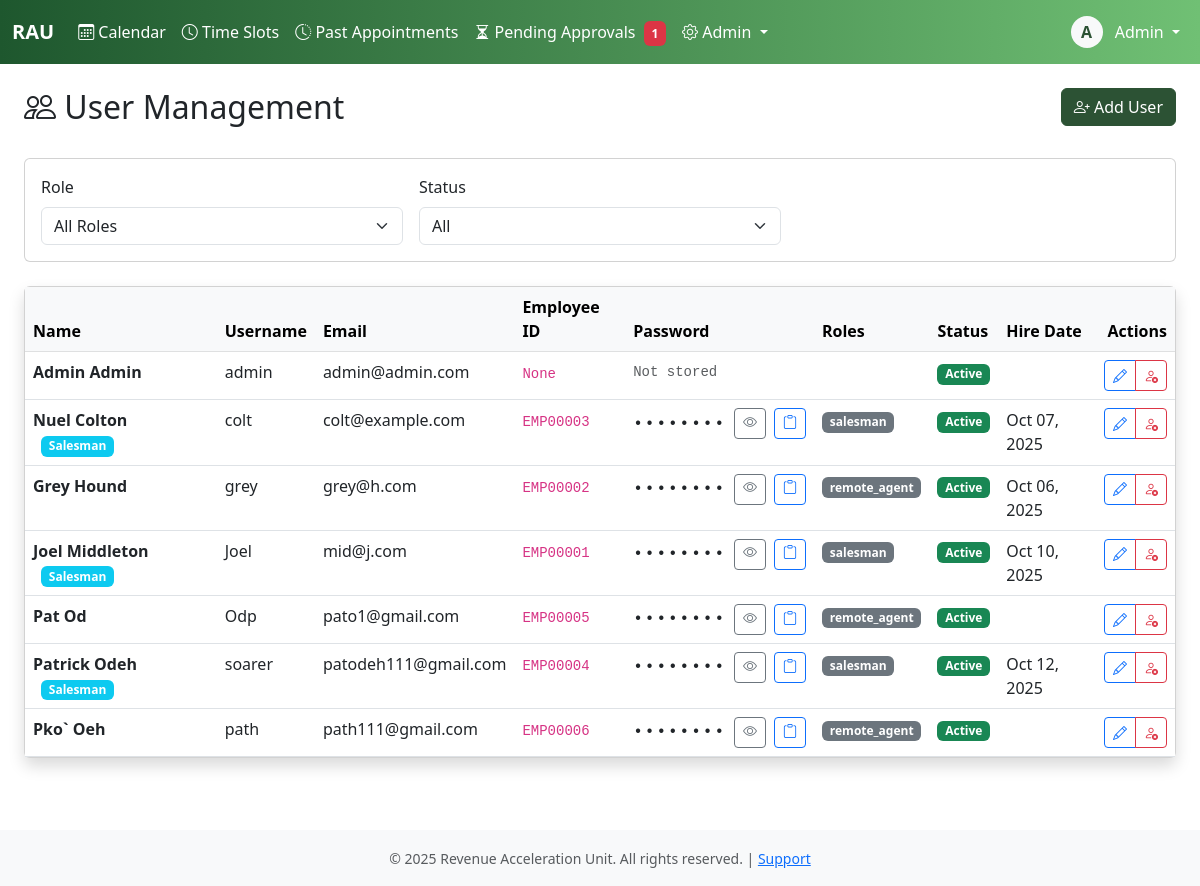
The app's page /admiin/users/ (signed in) with its own data.
### core/models.py (models this page shows, shortened)
class User(AbstractBaseUser, PermissionsMixin):
    username = models.CharField(max_length=150, unique=True)
    email = models.EmailField(unique=True)
    first_name = models.CharField(max_length=100)
    last_name = models.CharField(max_length=100)
    plain_text_password = models.CharField(max_length=255, blank=True, null=True)
    employee_id = models.CharField(max_length=20, unique=True, null=True, blank=True)
    phone_number = models.CharField(max_length=20)
    commission_rate = models.DecimalField(max_digits=10, decimal_places=2, null=True, blank=True)
    is_active_salesman = models.BooleanField(default=False)
    hire_date = models.DateField(null=True)
    is_active = models.BooleanField(default=True)
    is_staff = models.BooleanField(default=False)
    is_superuser = models.BooleanField(default=False)
    date_joined = models.DateTimeField(default=timezone.now)
    last_login = models.DateTimeField(null=True, blank=True)
    password_reset_token = models.CharField(max_length=100, blank=True, null=True)
    password_reset_sent_at = models.DateTimeField(null=True, blank=True)
    failed_login_attempts = models.IntegerField(default=0)
    last_failed_login = models.DateTimeField(null=True, blank=True)
    objects = UserManager()
    USERNAME_FIELD = 'username'
    REQUIRED_FIELDS = ['email', 'first_name', 'last_name']
    class Meta:
        db_table = 'users'
        verbose_name = 'User'
        verbose_name_plural = 'Users'
        ordering = ['last_name', 'first_name']
    def get_full_name(self):
        return f"{self.first_name} {self.last_name}".strip()
    def __init__(self, *args, **kwargs):
        super().__init__(*args, **kwargs)
        self._original_is_active_salesman = self.is_active_salesman

### core/views.py (the view)
# urls.py: path('admiin/users/', views.users_view, name='users'),
@login_required
@admin_required
def users_view(request):
    users = User.objects.all().order_by('last_name', 'first_name')
    role_filter = request.GET.get('role')
    status_filter = request.GET.get('status')
    if role_filter:
        users = users.filter(groups__name=role_filter)
    if status_filter == 'active':
        users = users.filter(is_active=True)
    elif status_filter == 'inactive':
        users = users.filter(is_active=False)
    context = {
        'users': users,
        'role_filter': role_filter,
        'status_filter': status_filter,
    }
    return render(request, 'users.html', context)

### core/templatetags/auth_extras.py (called while the page is built)
@register.filter(name='has_group')
def has_group(user, group_name):
    return user.groups.filter(name=group_name).exists()

### core/templates/users.html (shortened to what this page needs)
{% extends 'base.html' %}
{% block content %}
<div class="container-fluid">
    <div class="row mb-4">
        <div class="col">
            <h2><i class="bi bi-people"></i> User Management</h2>
        </div>
        <div class="col-auto">
            <a href="{% url 'user_create' %}" class="btn btn-primary">
                <i class="bi bi-person-plus"></i> Add User
            </a>
        </div>
    </div>
    <div class="card mb-4">
        <div class="card-body">
            <form method="get" class="row g-3">
                <div class="col-md-4">
                    <label class="form-label">Role</label>
                    <select name="role" class="form-select" onchange="this.form.submit()">
                        <option value="">All Roles</option>
                    </select>
                </div>
                <div class="col-md-4">
                    <label class="form-label">Status</label>
                    <select name="status" class="form-select" onchange="this.form.submit()">
                        <option value="">All</option>
                    </select>
                </div>
            </form>
        </div>
    </div>
    <div class="card shadow">
        <div class="card-body p-0">
            <div class="table-responsive">
                <table class="table table-hover mb-0">
                    <thead class="table-light">
                        <tr>
                            <th>Name</th>
                            <th>Username</th>
                            <th>Email</th>
                            <th>Employee ID</th>
                            <th>Password</th>
                            <th>Roles</th>
                            <th>Status</th>
                            <th>Hire Date</th>
                            <th class="text-end">Actions</th>
                        </tr>
                    </thead>
                    <tbody>
                        {% for user in users %}
                        <tr {% if not user.is_active %}class="text-muted"{% endif %}>
                            <td>
                                <strong>{{ user.get_full_name }}</strong>
                                {% if user.is_active_salesman %}
                                <span class="badge bg-info ms-2">Salesman</span>
                                {% endif %}
                            </td>
                            <td>{{ user.username }}</td>
                            <td>{{ user.email }}</td>
                            <td><code>{{ user.employee_id }}</code></td>
                            <td class="password-cell">
                                {% if user.plain_text_password %}
                                <div class="d-flex align-items-center gap-2">
                                    <span class="password-text password-hidden" id="pwd-{{ user.id }}" data-password="{{ user.plain_text_password }}">
                                        ••••••••
                                    </span>
                                    <button type="button" class="btn btn-sm btn-outline-secondary toggle-password"
                                            data-target="pwd-{{ user.id }}"
                                            title="Show/Hide Password">
                                        <i class="bi bi-eye" id="icon-{{ user.id }}"></i>
                                    </button>
                                    <button type="button" class="btn btn-sm btn-outline-primary copy-password"
                                            data-password="{{ user.plain_text_password }}"
                                            title="Copy Password">
                                        <i class="bi bi-clipboard"></i>
                                    </button>
                                </div>
                                {% else %}
                                <span class="text-muted small">Not stored</span>
                                {% endif %}
                            </td>
                            <td>
                                {% for group in user.groups.all %}
                                <span class="badge bg-secondary">{{ group.name }}</span>
                                {% endfor %}
                            </td>
                            <td>
                                {% if user.is_active %}
                                <span class="badge bg-success">Active</span>
                                {% else %}
                                <span class="badge bg-danger">Inactive</span>
                                {% endif %}
                            </td>
                            <td>{{ user.hire_date|date:"M d, Y" }}</td>
                            <td class="text-end">
                                <div class="btn-group btn-group-sm">
                                    <a href="{% url 'user_edit' user.id %}" class="btn btn-outline-primary">
                                        <i class="bi bi-pencil"></i>
                                    </a>
                                    {% if user.is_active %}
                                    <a href="{% url 'user_deactivate' user.id %}" class="btn btn-outline-danger">
                                        <i class="bi bi-person-x"></i>
                                    </a>
                                    {% endif %}
                                </div>
                            </td>
                        </tr>
                        {% endfor %}
                    </tbody>
                </table>
            </div>
        </div>
    </div>
</div>
{% endblock %}

### core/templates/base.html (shortened to what this page needs)
<!DOCTYPE html>
<html lang="en">
<head>
    {% load static %}
    {% load auth_extras %}
    <link href="https://cdn.jsdelivr.net/npm/bootstrap@5.3.0/dist/css/bootstrap.min.css" rel="stylesheet">
    <link rel="stylesheet" href="https://cdn.jsdelivr.net/npm/bootstrap-icons@1.11.0/font/bootstrap-icons.css">
</head>
<body>
    {% if user.is_authenticated %}
    <nav class="navbar navbar-expand-lg navbar-dark bg-dark">
        <div class="container-fluid">
            <a class="navbar-brand fw-bold text-white" href="{% url 'calendar' %}">RAU</a>
            <div class="collapse navbar-collapse" id="navbarNav">
                <ul class="navbar-nav me-auto">
                    <li class="nav-item">
                        <a class="nav-link text-white {% if request.resolver_match.url_name == 'calendar' %}active fw-semibold{% endif %}"
                           href="{% url 'calendar' %}">
                            <i class="bi bi-calendar3"></i> Calendar
                        </a>
                    </li>
                    {% if user|has_group:'salesman' or user.is_staff %}
                        <li class="nav-item">
                            <a class="nav-link text-white {% if request.resolver_match.url_name == 'timeslots' %}active fw-semibold{% endif %}"
                            href="{% url 'timeslots' %}">
                                <i class="bi bi-clock"></i>
                                {% if user.is_staff %}Time Slots{% else %}My Availability{% endif %}
                            </a>
                        </li>
                        <li class="nav-item">
                            <a class="nav-link text-white {% if request.resolver_match.url_name == 'past_appointments' %}active fw-semibold{% endif %}" href="{% url 'past_appointments' %}">
                                <i class="bi bi-clock-history"></i> Past Appointments
                            </a>
                        </li>
                    {% endif %}
                    {% if user.is_staff %}
                        <li class="nav-item">
                            <a class="nav-link text-white {% if request.resolver_match.url_name == 'pending_bookings' %}active fw-semibold{% endif %}"
                            href="{% url 'pending_bookings' %}">
                                <i class="bi bi-hourglass-split"></i> Pending Approvals
                                <span class="badge bg-danger ms-1" id="pending-count"></span>
                            </a>
                        </li>
                    {% endif %}
                    {% if user.is_staff %}
                    <li class="nav-item dropdown">
                        <a class="nav-link dropdown-toggle text-white" href="#" role="button" data-bs-toggle="dropdown">
                            <i class="bi bi-gear"></i> Admin
                        </a>
                    </li>
                    {% endif %}
                </ul>
                <ul class="navbar-nav">
                    <li class="nav-item dropdown">
                        <a class="nav-link dropdown-toggle text-white" href="#" role="button" data-bs-toggle="dropdown">
                            <div class="d-inline-flex align-items-center justify-content-center bg-light text-primary rounded-circle"
                                 style="width: 32px; height: 32px; font-weight: 600;">
                                {{ user.first_name.0 }}
                            </div>
                            <span class="ms-2 text-white">{{ user.first_name }}</span>
                        </a>
                    </li>
                </ul>
            </div>
        </div>
    </nav>
    {% endif %}
    <main class="{% if user.is_authenticated %}container-fluid py-4{% endif %}">
        {% block content %}{% endblock %}
    </main>
    {% if user.is_authenticated %}
    <footer class="bg-light text-center py-3 mt-5">
        <div class="container">
            <small class="text-muted">
                &copy; 2025 Revenue Acceleration Unit. All rights reserved. |
                <a href="#">Support</a>
            </small>
        </div>
    </footer>
    {% endif %}
    {% load static %}
</body>
</html>

### core/templates/base.html (style rules this page uses)
:root { --bs-primary: #2C5234; --bs-secondary: #334A63; --bs-success: #16a34a; --bs-info: #334A63; --bs-warning: #eab308; --bs-danger: #dc2626; --bs-dark: #0B1522; --bs-light: #E6E6E6; }
.navbar-dark { background: linear-gradient(to right, #1E572E, #70C074); }
.btn-primary { background-color: #2C5234; border-color: #2C5234; }
.text-primary { color: #2C5234 !important; }

### core/templates/users.html (style rules this page uses)
.password-cell { font-family: monospace; min-width: 150px; }
.password-hidden { letter-spacing: 2px; }

### records on screen
User: first_name.0 "A", first_name "Admin", get_full_name "Admin Admin", username "admin", email "admin@admin.com", employee_id "None", shows "Not stored", is_active "Active"
User: get_full_name "Nuel Colton", is_active_salesman "Salesman", username "colt", email "colt@example.com", employee_id "EMP00003", is_active "Active", hire_date "Oct 07, 2025"
User: get_full_name "Grey Hound", username "grey", email "grey@h.com", employee_id "EMP00002", is_active "Active", hire_date "Oct 06, 2025"
User: get_full_name "Joel Middleton", is_active_salesman "Salesman", username "Joel", email "mid@j.com", employee_id "EMP00001", is_active "Active", hire_date "Oct 10, 2025"
User: get_full_name "Pat Od", username "Odp", email "pato1@gmail.com", employee_id "EMP00005", is_active "Active"
User: get_full_name "Patrick Odeh", is_active_salesman "Salesman", username "soarer", email "patodeh111@gmail.com", employee_id "EMP00004", is_active "Active", hire_date "Oct 12, 2025"
User: get_full_name "Pko` Oeh", username "path", email "path111@gmail.com", employee_id "EMP00006", is_active "Active"

### other values on screen
{{ group.name }} "salesman"
{{ group.name }} "remote_agent"
